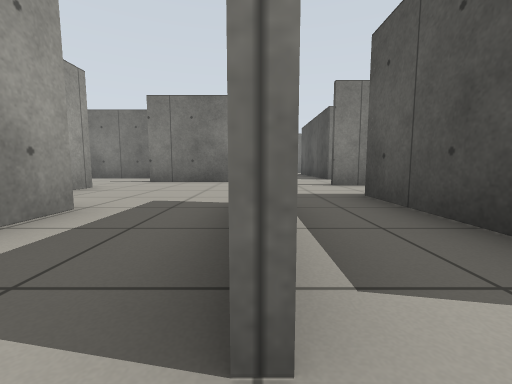
view 1 (above)

16 first-person views from a walk through a world built for the Gazebo simulator. The camera is 0.5 m above the floor, tilts 6° down and sees 90° across. The floor is counted in squares, 1 m on a side. Each view is taken from the middle of a square. On the plan, view 1 faces up. The plan holds only what a view shows up to about 9 squares ahead; the rest is blank.

view 2
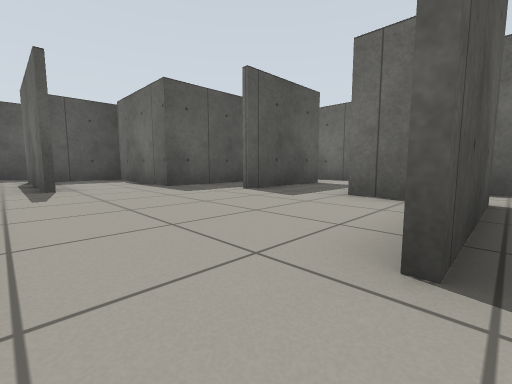

view 3
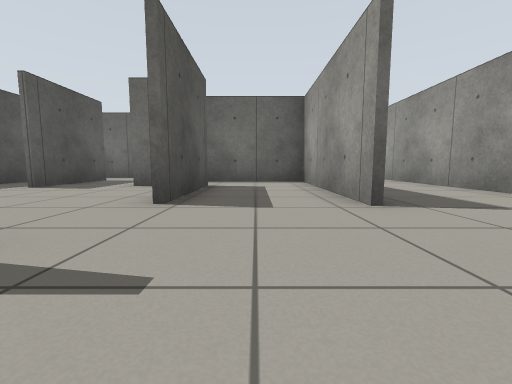

view 4
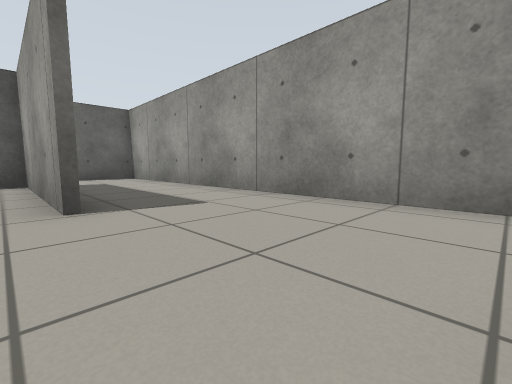

view 5
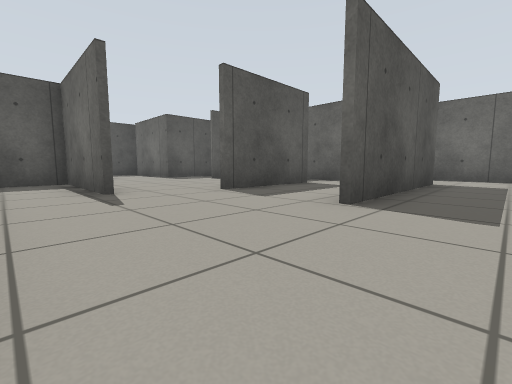

view 6
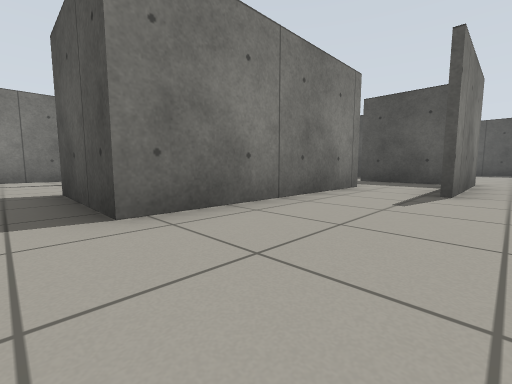

view 7
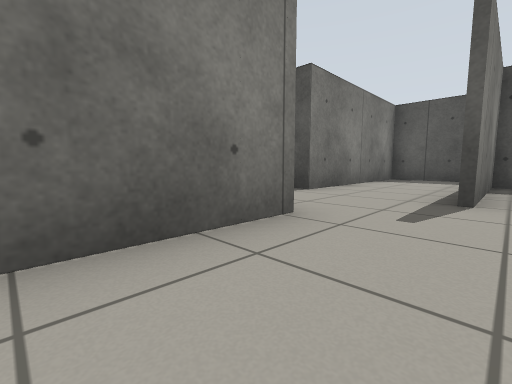

view 8
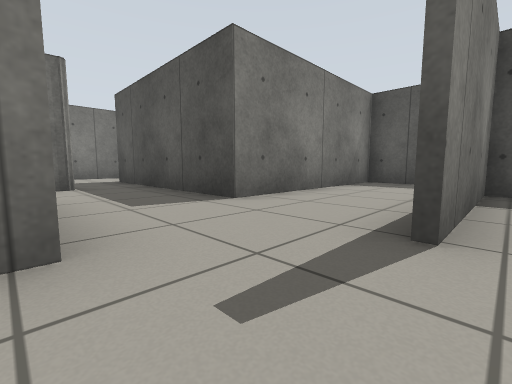

view 9
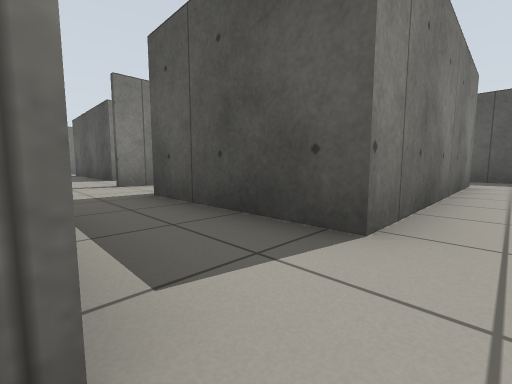

view 10
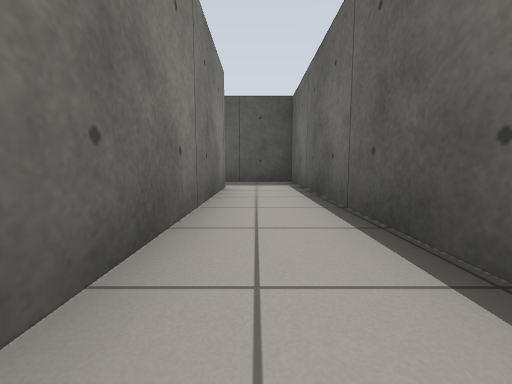

view 11
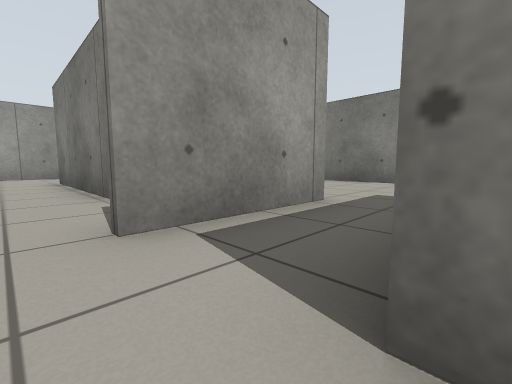

view 12
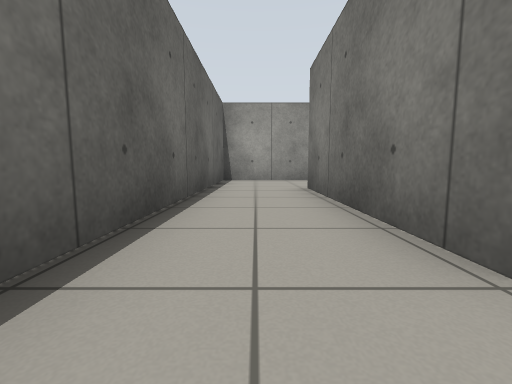

view 13
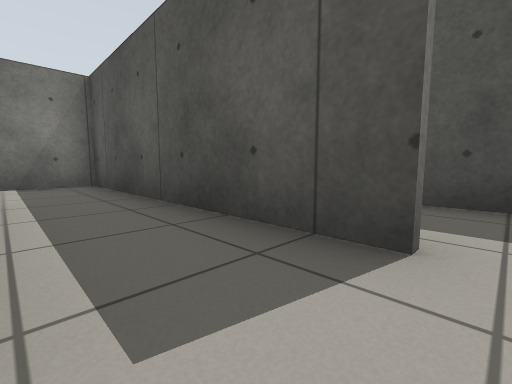

view 14
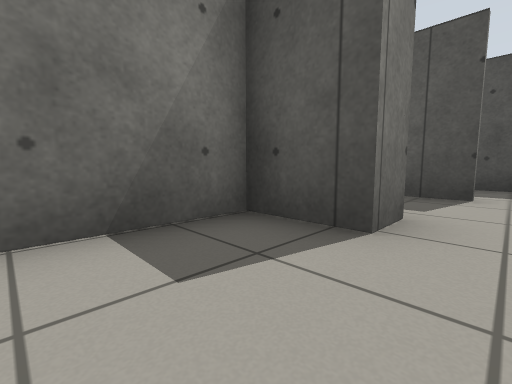

view 15
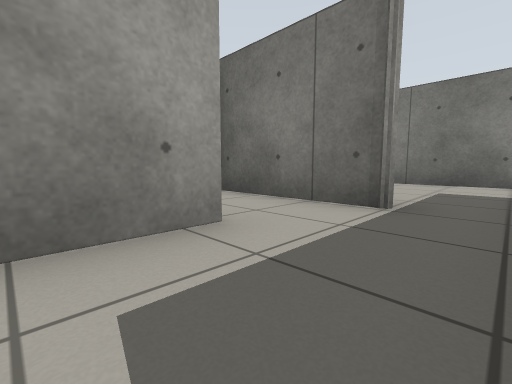

view 16
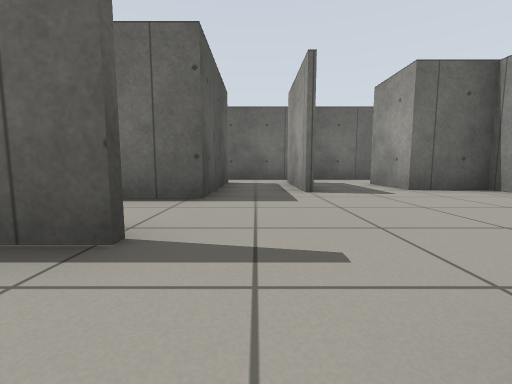

### Floor plan
Ten units are one square. View 1 is at (0, 0); x grows to the right and y downward. Boxes are objects, and circles mark ways between rooms. Rooms are numbered by the first view taken in them; rooms with no view inside come last. Other rooms are left out.
<svg viewBox="-100 -126 202 142">
<path fill="none" stroke="#000" d="M19 -64 57 -64M2 -34 2 -5M3 -76 -32 -76M55 -40 55 -63 19 -63M18 -7 18 -42 51 -42M-1 -5 -1 -34M-37 -58 -37 -50M2 -105 2 -89M-37 -29 -21 -29 -21 -11M76 -22 76 -90 25 -90 25 -120M-15 11 5 11M97 -4 97 -14M-64 -60 -64 -13 -28 -13M-38 -26 -38 -58M-36 -95 -73 -95M-95 -91 -95 11 -15 11M-21 -11 -66 -11 -66 -59M79 -7 18 -7M5 11 97 11 97 -4M58 -27 49 -27 49 -40 29 -40M-1 -95 -1 -104M11 -121 -21 -121M-21 -95 -36 -95M-32 -78 -1 -78 -1 -95"/>
<circle cx="-20" cy="0" r="3" fill="#2a7"/>
<circle cx="-35" cy="-65" r="3" fill="#2a7"/>
<circle cx="0" cy="0" r="3" fill="#2a7"/>
<circle cx="10" cy="-10" r="3" fill="#2a7"/>
<circle cx="85" cy="-10" r="3" fill="#2a7"/>
<circle cx="60" cy="-20" r="3" fill="#2a7"/>
<circle cx="0" cy="-110" r="3" fill="#2a7"/>
<circle cx="-25" cy="-90" r="3" fill="#2a7"/>
<circle cx="-10" cy="-100" r="3" fill="#2a7"/>
<text x="20" y="-50">1</text>
<text x="-60" y="-50">2</text>
<text x="50" y="0">3</text>
<text x="40" y="-20">4</text>
<text x="-10" y="-110">5</text>
<text x="-20" y="-90">6</text>
</svg>
Room 1 opens to room 2. Room 1 opens to room 3. Room 1 opens to room 4. Room 1 opens to room 5. Room 2 opens to room 6. Room 5 opens to room 6.

Where each view was taken, in squares from view 1:
view 1: 0 up, 0 right, facing up
view 2: 7 up, 4 left, facing down-right
view 3: 9 up, 5 left, facing down
view 4: 9 up, 6 left, facing down-left
view 5: 9 up, 8 left, facing down-right
view 6: 7 up, 8 left, facing up-right
view 7: 6 up, 2 left, facing up-right
view 8: 6 up, 0 right, facing up-right
view 9: 0 up, 0 right, facing up-right
view 10: 0 up, 2 right, facing right
view 11: 0 up, 2 right, facing up-left
view 12: 0 up, 1 left, facing left
view 13: 2 up, 6 right, facing up-right
view 14: 2 up, 3 right, facing up-right
view 15: 9 up, 2 right, facing up-left
view 16: 8 up, 1 right, facing down
